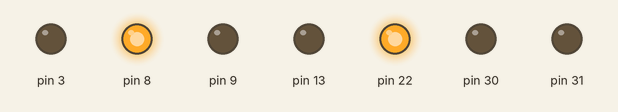
Recording of a sketch running on a simulated Arduino Mega 2560, built with avr-gcc and run on an emulated ATmega2560. On the bench: output pins drawn as LEDs (lit = HIGH). What the sketch prints to the serial monitor is not drawn.

Above: at 30.11 s.
At 32.11 s:
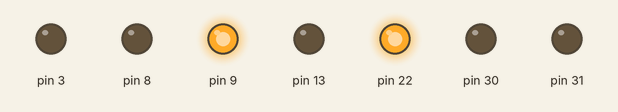
At 34.11 s:
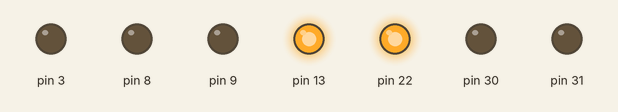
At 36.51 s:
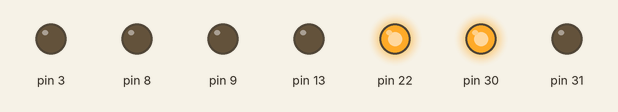
At 39.71 s:
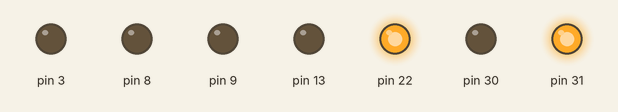
At 42.71 s:
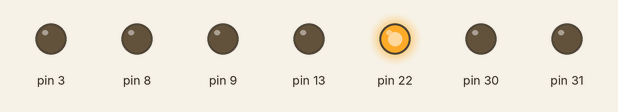
Timing chart, 0 to 43.0 s (numbered marks = the images above):
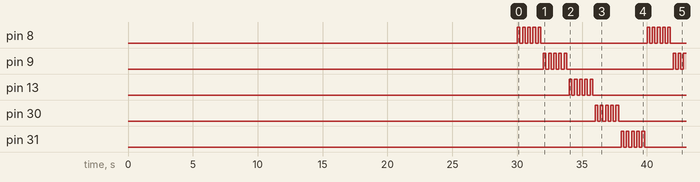

The sketch:

PowerAndBlink.ino
```cpp
#include <Arduino.h>

void blinkLEDS(uint8_t pin, int8_t n_blinks = 5, uint32_t blink_pause = 200) {
    pinMode(pin, OUTPUT);
    for (uint8_t i = n_blinks; i; i--) {
        digitalWrite(pin, HIGH);
        delay(blink_pause);
        digitalWrite(pin, LOW);
        delay(blink_pause);
    }
}

// put your setup code here, to run once:
void setup() {
// Wait for USB connection to be established by PC
// NOTE:  Only use this when debugging - if not connected to a PC, this
// could prevent the script from starting
#if defined SERIAL_PORT_USBVIRTUAL
    while (!SERIAL_PORT_USBVIRTUAL && (millis() < 5000L)) {
        // wait
    }
#endif
    Serial.begin(115200);
    Serial.println("Welcome to the EnviroDIY Stonefly testing program!");

    Serial.println("Holding the SDI-12 data line LOW with pin 3 so the device "
                   "can connect to the Vega Tools App");
    pinMode(3, OUTPUT);
    digitalWrite(3, LOW);
    Serial.println("Holding with power off for 30 seconds");
    pinMode(22, OUTPUT);
    digitalWrite(22, LOW);
    for (int8_t i = 30; i; i--) {
        Serial.print(". ");
        delay(1000);
    }
    Serial.println();

    Serial.println("Powering the VegaPuls with pin 22");
    Serial.println("The VegaPuls will remain powered until the board is turned "
                   "off or reset");
    pinMode(22, OUTPUT);
    digitalWrite(22, HIGH);
}

// put your main code here, to run repeatedly:
void loop() {
    Serial.println("Now blinking the Green LED");
    blinkLEDS(8);
    Serial.println("Now blinking the Red LED");
    blinkLEDS(9);
    Serial.println("Now blinking the Orange LED");
    blinkLEDS(13);
    Serial.println("Now blinking the Green SD Card LED");
    blinkLEDS(30);
    Serial.println("Now blinking the Red SD Card LED");
    blinkLEDS(31);
}
```

Measured:
- by itself, pin 8, pin 9, pin 13, pin 30, pin 31: repeats every 10.0 s: 4 × (LOW 0.20 s, HIGH 0.20 s), LOW 8.2 s, HIGH 0.20 s
